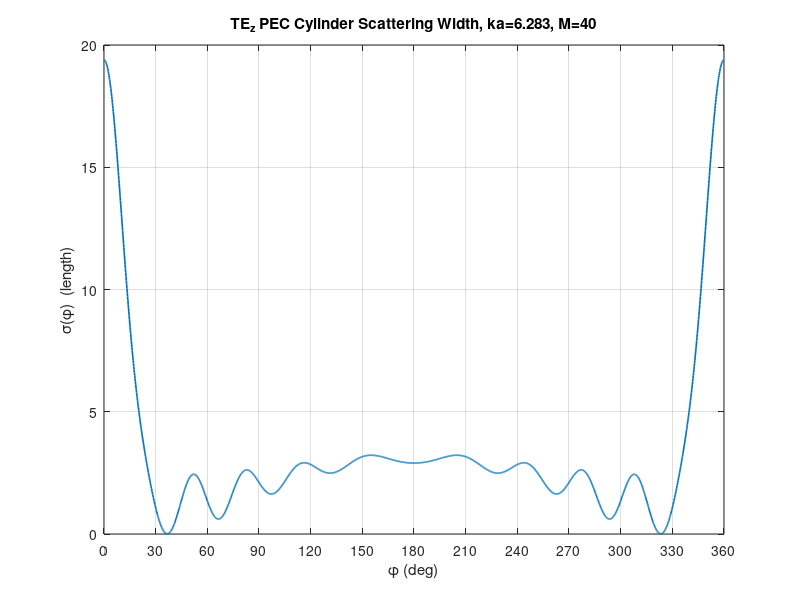

Reproduce this figure in MATLAB.
% ECE 541 Fall 2025 Project 6
% problem 1(c) - TE scattering width

clc
clear

j = 1i;
lambda = 1;
a = 1*lambda;
k = 2*pi/lambda;
ka = k*a;

M = 40;
n = (-M:M).';      

c_n = j.^(-n);

J_ka_prime = 0.5*( besselj(n-1,ka) - besselj(n+1,ka) );
H_ka_prime = 0.5*( besselh(n-1,2,ka) - besselh(n+1,2,ka) );

b_n = -c_n .* ( J_ka_prime ./ H_ka_prime );

phi = linspace(0, 2*pi, 2000);
F = ( (b_n .* (j.^n)).' * exp(1i*n*phi) );

sigma = (4/k) * abs(F).^2;

Sigma_total = trapz(phi, sigma);

% Plot
figure;
plot(phi*180/pi, sigma, 'LineWidth', 1.2);
grid on;
xlim([0 360]);
xticks(0:30:360);
xlabel('\phi (deg)');
ylabel('\sigma(\phi)  (length)');
title(sprintf('TE_z PEC Cylinder Scattering Width, ka=%.3f, M=%d', ka, M));
[~,i0]   = min(abs(phi - 0));
[~,i180] = min(abs(phi - pi));
fprintf('Forward scatter (phi=0 deg):   sigma_f = %.6g\n', sigma(i0));
fprintf('Backscatter (phi=180 deg):     sigma_b = %.6g\n', sigma(i180));
fprintf('Total scattering width:        Sigma   = %.6g\n', Sigma_total);
